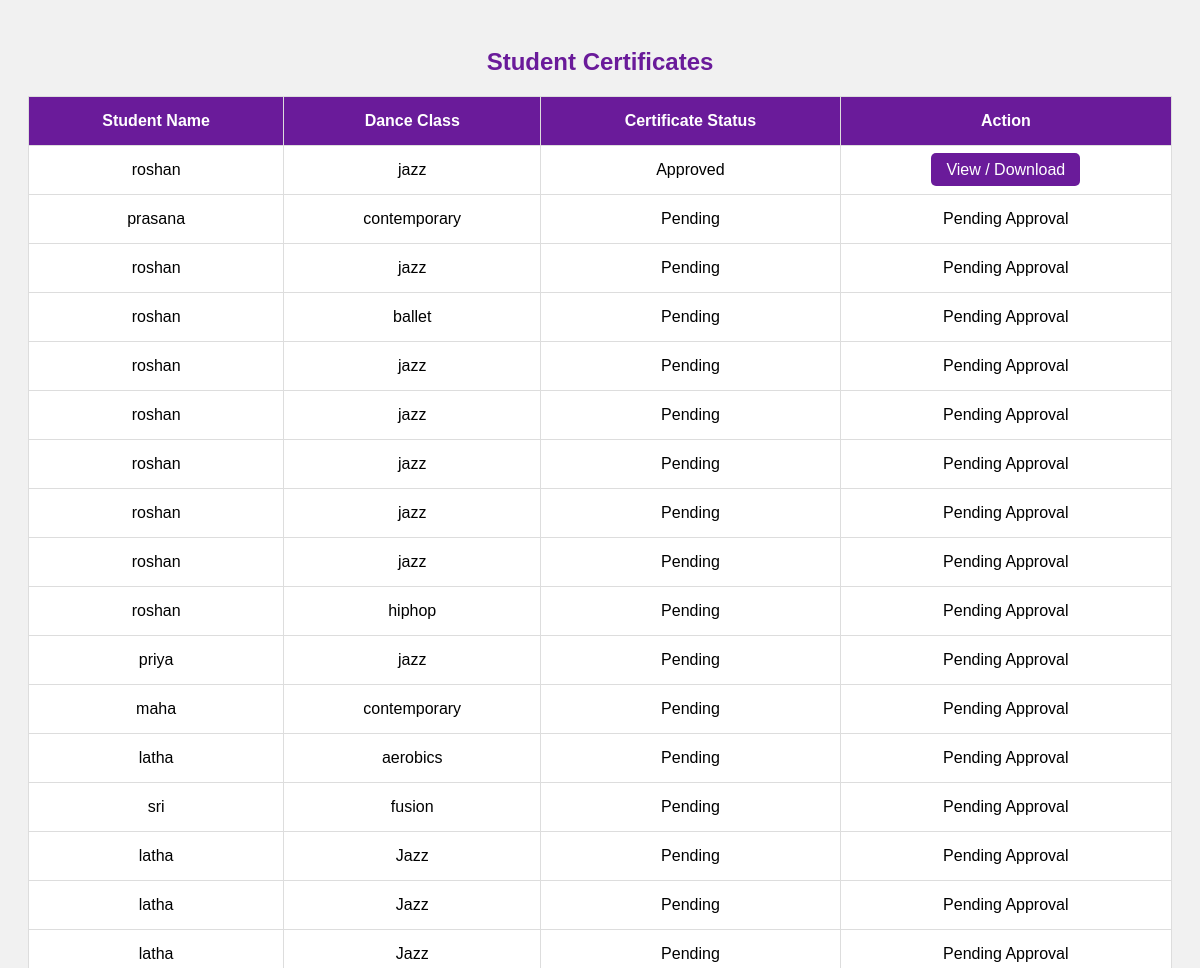
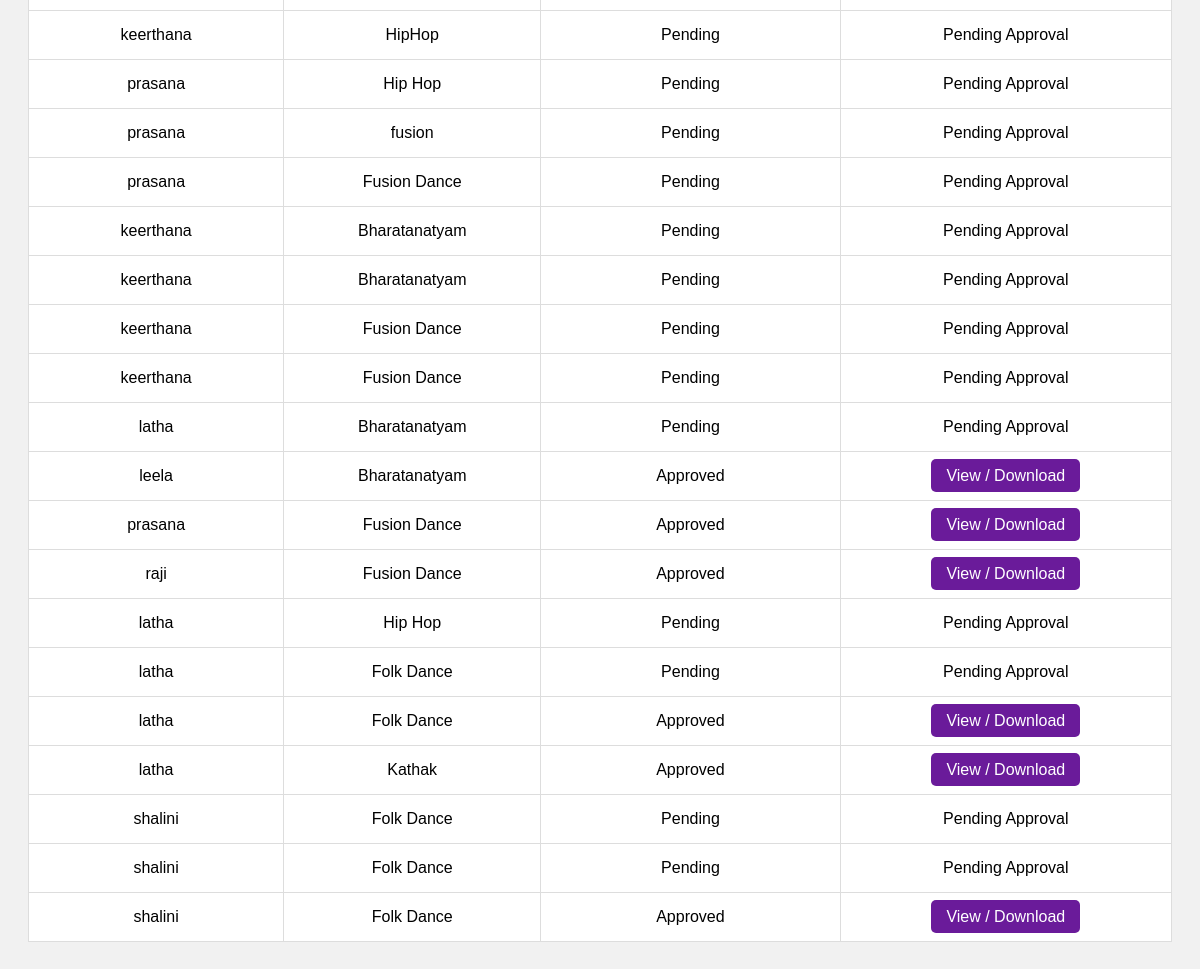
Page /certificate.php on the committed database (2 pictures, top to bottom).
### tables this page shows
CREATE TABLE `bookings` (
  `id` int(11) NOT NULL,
  `name` varchar(255) NOT NULL,
  `email` varchar(255) NOT NULL,
  `phone` varchar(50) NOT NULL,
  `age` int(11) NOT NULL,
  `dance_class` varchar(50) NOT NULL,
  `schedule` varchar(50) NOT NULL,
  `experience` text DEFAULT NULL,
  `fees` decimal(10,2) NOT NULL,
  `timing` varchar(255) DEFAULT NULL,
  `booking_date` timestamp NOT NULL DEFAULT current_timestamp(),
  `certificate_status` varchar(20) DEFAULT 'Pending'
);

### certificate.php (the view, shortened to what this page needs)
<?php
include('db.php');
$query = "SELECT * FROM bookings";
$result = mysqli_query($conn, $query);
?>
<!DOCTYPE html>
<html lang="en">
<head>
</head>
<body>
<h2>Student Certificates</h2>
<table>
    <tr>
        <th>Student Name</th>
        <th>Dance Class</th>
        <th>Certificate Status</th>
        <th>Action</th>
    </tr>
    <?php
    if (mysqli_num_rows($result) > 0) {
        while ($student = mysqli_fetch_assoc($result)) {
            echo "<tr>";
            echo "<td>" . htmlspecialchars($student['name']) . "</td>";
            echo "<td>" . htmlspecialchars($student['dance_class']) . "</td>";
            echo "<td>" . htmlspecialchars(ucfirst($student['certificate_status'])) . "</td>";
            if (strtolower($student['certificate_status']) == 'approved') {
                echo "<td><a class='btn' href='generate_certificate.php?id=" . $student['id'] . "' target='_blank'>View / Download</a></td>";
            } else {
                echo "<td>Pending Approval</td>";
            }
            echo "</tr>";
        }
    } else {
        echo "<tr><td colspan='4'>No student data found.</td></tr>";
    }
    ?>
</table>
</body>
</html>

### certificate.php (style rules this page uses)
body { font-family: Arial, sans-serif; background-color: #f1f1f1; padding: 20px; }
h2 { text-align: center; color: #6a1b9a; }
table { width: 100%; border-collapse: collapse; background: #fff; }
th, td { padding: 15px; border: 1px solid #ddd; text-align: center; }
th { background-color: #6a1b9a; color: white; }
.btn { padding: 8px 15px; background-color: #6a1b9a; color: white; text-decoration: none; border-radius: 5px; }

### rows in the picture
bookings: name "roshan", dance_class "jazz", certificate_status "Approved"
bookings: name "prasana", dance_class "contemporary", certificate_status "Pending", shows "Pending Approval"
bookings: name "roshan", dance_class "jazz", certificate_status "Pending", shows "Pending Approval"
bookings: name "roshan", dance_class "ballet", certificate_status "Pending", shows "Pending Approval"
bookings: name "roshan", dance_class "jazz", certificate_status "Pending", shows "Pending Approval"
bookings: name "roshan", dance_class "jazz", certificate_status "Pending", shows "Pending Approval"
bookings: name "roshan", dance_class "jazz", certificate_status "Pending", shows "Pending Approval"
bookings: name "roshan", dance_class "jazz", certificate_status "Pending", shows "Pending Approval"
bookings: name "roshan", dance_class "jazz", certificate_status "Pending", shows "Pending Approval"
bookings: name "roshan", dance_class "hiphop", certificate_status "Pending", shows "Pending Approval"
bookings: name "priya", dance_class "jazz", certificate_status "Pending", shows "Pending Approval"
bookings: name "maha", dance_class "contemporary", certificate_status "Pending", shows "Pending Approval"
bookings: name "latha", dance_class "aerobics", certificate_status "Pending", shows "Pending Approval"
bookings: name "sri", dance_class "fusion", certificate_status "Pending", shows "Pending Approval"
bookings: name "latha", dance_class "Jazz", certificate_status "Pending", shows "Pending Approval"
bookings: name "latha", dance_class "Jazz", certificate_status "Pending", shows "Pending Approval"
bookings: name "latha", dance_class "Jazz", certificate_status "Pending", shows "Pending Approval"
bookings: name "keerthana", dance_class "HipHop", certificate_status "Pending", shows "Pending Approval"
bookings: name "prasana", dance_class "Hip Hop", certificate_status "Pending", shows "Pending Approval"
bookings: name "prasana", dance_class "fusion", certificate_status "Pending", shows "Pending Approval"
bookings: name "prasana", dance_class "Fusion Dance", certificate_status "Pending", shows "Pending Approval"
bookings: name "keerthana", dance_class "Bharatanatyam", certificate_status "Pending", shows "Pending Approval"
bookings: name "keerthana", dance_class "Bharatanatyam", certificate_status "Pending", shows "Pending Approval"
bookings: name "keerthana", dance_class "Fusion Dance", certificate_status "Pending", shows "Pending Approval"
bookings: name "keerthana", dance_class "Fusion Dance", certificate_status "Pending", shows "Pending Approval"
bookings: name "latha", dance_class "Bharatanatyam", certificate_status "Pending", shows "Pending Approval"
bookings: name "leela", dance_class "Bharatanatyam", certificate_status "Approved"
bookings: name "prasana", dance_class "Fusion Dance", certificate_status "Approved"
bookings: name "raji", dance_class "Fusion Dance", certificate_status "Approved"
bookings: name "latha", dance_class "Hip Hop", certificate_status "Pending", shows "Pending Approval"
bookings: name "latha", dance_class "Folk Dance", certificate_status "Pending", shows "Pending Approval"
bookings: name "latha", dance_class "Folk Dance", certificate_status "Approved"
bookings: name "latha", dance_class "Kathak", certificate_status "Approved"
bookings: name "shalini", dance_class "Folk Dance", certificate_status "Pending", shows "Pending Approval"
bookings: name "shalini", dance_class "Folk Dance", certificate_status "Pending", shows "Pending Approval"
bookings: name "shalini", dance_class "Folk Dance", certificate_status "Approved"
